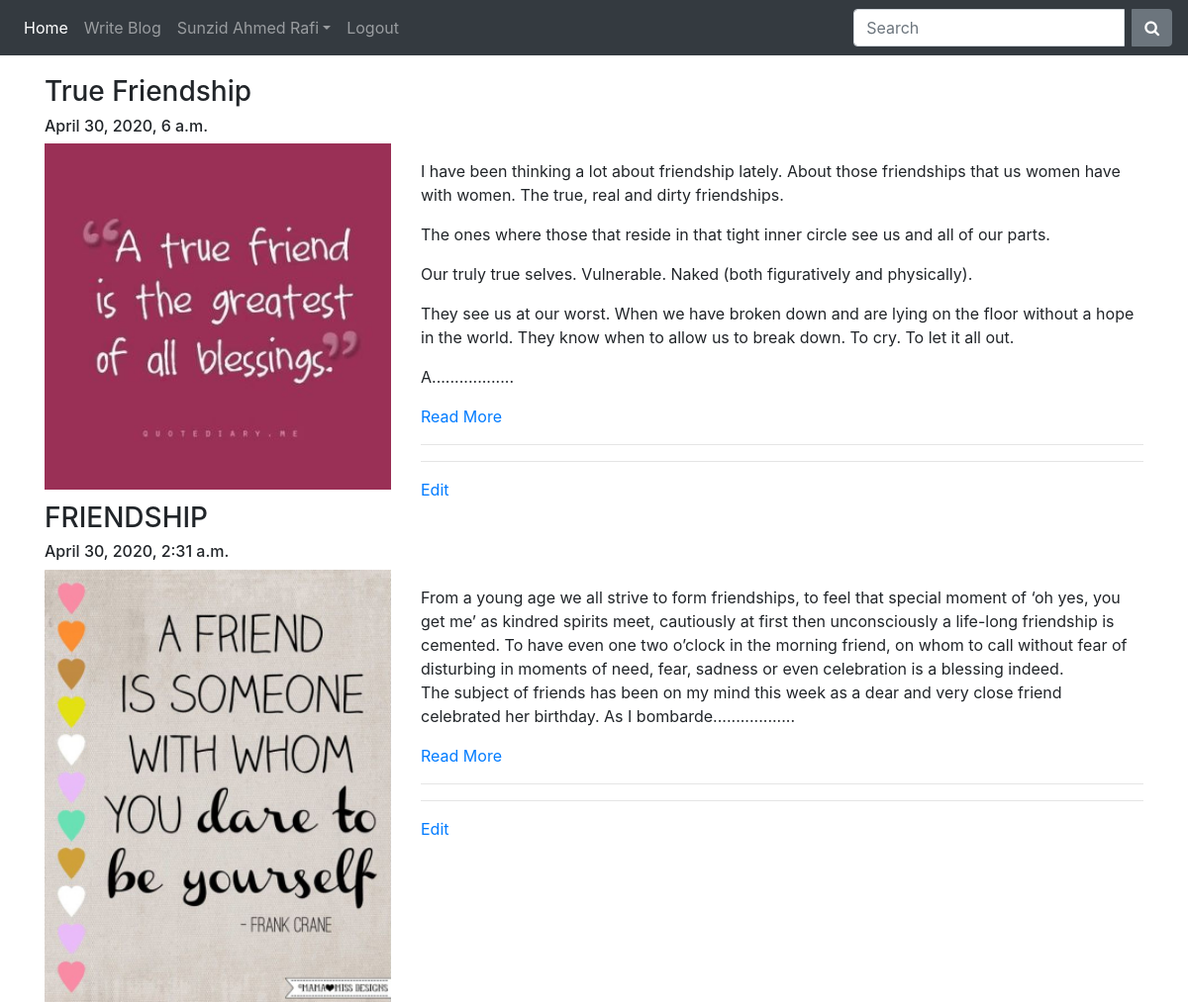
The page /blog/my-blogs/ (signed in) on the database its author committed.
### App_Blog/models.py (models this page shows)
class Blog(models.Model):
    author = models.ForeignKey(User, on_delete=models.CASCADE, related_name='post_author')
    blog_title = models.CharField(max_length=250, verbose_name="Put a Title Here")
    slug = models.SlugField(max_length=250, unique=True)
    blog_content = models.TextField(verbose_name="What is on your mind?")
    blog_image = models.ImageField(upload_to='blog_images', verbose_name="Image")
    publish_date = models.DateTimeField(auto_now_add=True)
    update_date = models.DateTimeField(auto_now=True)
    class Meta:
        ordering = ['-publish_date',]

### App_Blog/views.py (the view)
# urls.py: path('my-blogs/', views.MyBlogs.as_view(), name='my_blogs'),
class MyBlogs(LoginRequiredMixin, TemplateView):
    template_name = 'App_Blog/my_blogs.html'

### App_Blog/templatetags/custom_filters.py (called while the page is built)
def range_filter(value):
    return value[0:500] + ".................."

### templates/App_Blog/my_blogs.html (shortened to what this page needs)
{% extends 'base.html' %}
{% load custom_filters %}
{% block body_block %}
{% for blog in user.post_author.all %}
<h3>{{blog.blog_title}}</h3>
<h6>{{blog.publish_date}}</h6>
<div class="row">
  <div class="col-sm-4">
    <img src="/media/{{blog.blog_image}}" width="100%">
  </div>
  <div class="col-sm-8">
    <p>{{blog.blog_content|range_filter|linebreaks}}</p>
    <a href="{% url 'App_Blog:blog_details' slug=blog.slug %}">Read More</a>
    <hr>
    <hr>
    <a href="{% url 'App_Blog:edit_blog' pk=blog.pk %}">Edit</a>
  </div>
</div>
{% endfor %}
{% endblock %}

### templates/base.html (shortened to what this page needs)
<!DOCTYPE html>
{% load static %}
<html lang="en" dir="ltr">
<head>
  <link rel="stylesheet" href="https://maxcdn.bootstrapcdn.com/bootstrap/4.4.1/css/bootstrap.min.css">
  <link href="https://maxcdn.bootstrapcdn.com/font-awesome/4.7.0/css/font-awesome.min.css" rel="stylesheet">
</head>
<body>
  <nav class="navbar navbar-expand-sm bg-dark navbar-dark sticky-top">
      <ul class="navbar-nav">
        <li class="nav-item active">
          <a class="nav-link" href="{% url 'index' %}">Home</a>
        </li>
        {% if user.is_authenticated %}
        <li class="nav-item">
          <a class="nav-link" href="{% url 'App_Blog:create_blog' %}">Write Blog</a>
        </li>
        <li class="nav-item dropdown">
          <a class="nav-link dropdown-toggle" href="#" id="navbardrop" data-toggle="dropdown">{{user.first_name }} {{ user.last_name }}</a>
        </li>
        <li class="nav-item">
          <a class="nav-link" href="{% url 'App_Login:log_out' %}">Logout</a>
        </li>
        {% endif %}
      </ul>
      <form class="form-inline ml-auto">
            <div class="input-group">
                <input type="text" class="form-control mr-sm-2" placeholder="Search">
                <div class="input-group-append">
                    <button type="button" class="btn btn-secondary"><i class="fa fa-search"></i></button>
                </div>
            </div>
        </form>
  </nav>
<div class="container" style="padding-top:20px">
  {% block body_block %}
  {% endblock %}
</div>
  </body>
</html>

### rows shown on the page
Blog: blog_title "True Friendship", publish_date "April 30, 2020, 6 a.m.", blog_image (picture), blog_content|range_filter "I have been thinking a lot about friendship lately. About those friendships that us women have with women. The true, real and dirty friendships. The ones where those that reside in that tight inner circle see us and all of our parts. Our truly true selves. Vulnerable. Naked (both figuratively and physically). They see us at our worst. When we have broken down and are lying on the floor without a hope in the world. They know when to allow us to break down. To cry. To let it all out. A.................."
Blog: blog_title "FRIENDSHIP", publish_date "April 30, 2020, 2:31 a.m.", blog_image (picture), blog_content|range_filter "From a young age we all strive to form friendships, to feel that special moment of ‘oh yes, you get me’ as kindred spirits meet, cautiously at first then unconsciously a life-long friendship is cemented. To have even one two o’clock in the morning friend, on whom to call without fear of disturbing in moments of need, fear, sadness or even celebration is a blessing indeed. The subject of friends has been on my mind this week as a dear and very close friend celebrated her birthday. As I bombarde.................."

### other values the page prints
{{ user.first_name }} "Sunzid Ahmed"
{{ user.last_name }} "Rafi"
